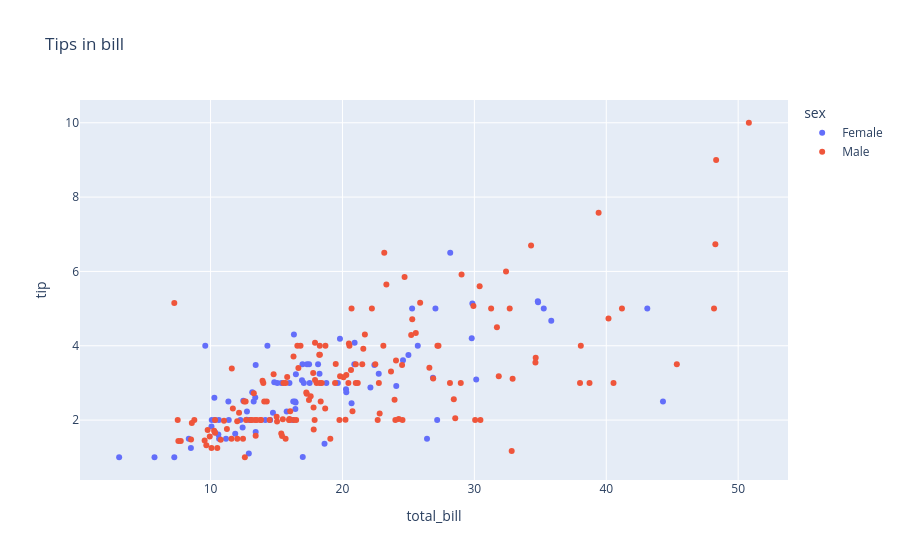

Write notebook code for a chart like this one.
### Markdown cell above
### Диаграммы рассеяния

> Документация с примерами: [Scatter Plots in Python](https://plotly.com/python/line-and-scatter/).

Диаграммы рассеяния часто используют для визуализации связей между непрерывными переменными; в нашем наборе данных можно взглянуть на связь суммы чека и чаевых:

### Code cell
fig = px.scatter(
    df_tips,
    x="total_bill",
    y="tip",
    color="sex",
    title="Tips in bill"
)
fig.show()

### Figure 1 — Plotly figure (JSON) as saved in the notebook; plotly's stock layout.template omitted (floating-point values rounded to 4 significant figures; data arrays with more than 128 entries replaced by an {"elided": "..."} marker saying what was removed)
{"data": [{"hovertemplate": "sex=Female<br>total_bill=%{x}<br>tip=%{y}<extra></extra>", "legendgroup": "Female", "marker": {"color": "#636efa", "symbol": "circle"}, "mode": "markers", "name": "Female", "orientation": "v", "showlegend": true, "type": "scatter", "x": [16.99, 24.59, 35.26, 14.83, 10.33, 16.97, 20.29, 15.77, 19.65, 15.06, 20.69, 16.93, 10.29, 34.81, 26.41, 16.45, 3.07, 17.07, 26.86, 25.28, 14.73, 10.07, 34.83, 5.75, 16.32, 22.75, 11.35, 15.38, 44.3, 22.42, 20.92, 14.31, 7.25, 25.71, 17.31, 10.65, 12.43, 24.08, 13.42, 12.48, 29.8, 14.52, 11.38, 20.27, 11.17, 12.26, 18.26, 8.51, 10.33, 14.15, 13.16, 17.47, 27.05, 16.43, 8.35, 18.64, 11.87, 29.85, 25.0, 13.39, 16.21, 17.51, 10.59, 10.63, 9.6, 20.9, 18.15, 19.81, 43.11, 13.0, 12.74, 13.0, 16.4, 16.47, 12.76, 13.27, 28.17, 12.9, 30.14, 13.42, 15.98, 16.27, 10.09, 22.12, 35.83, 27.18, 18.78], "xaxis": "x", "y": [1.01, 3.61, 5.0, 3.02, 1.67, 3.5, 2.75, 2.23, 3.0, 3.0, 2.45, 3.07, 2.6, 5.2, 1.5, 2.47, 1.0, 3.0, 3.14, 5.0, 2.2, 1.83, 5.17, 1.0, 4.3, 3.25, 2.5, 3.0, 2.5, 3.48, 4.08, 4.0, 1.0, 4.0, 3.5, 1.5, 1.8, 2.92, 1.68, 2.52, 4.2, 2.0, 2.0, 2.83, 1.5, 2.0, 3.25, 1.25, 2.0, 2.0, 2.75, 3.5, 5.0, 2.3, 1.5, 1.36, 1.63, 5.14, 3.75, 2.61, 2.0, 3.0, 1.61, 2.0, 4.0, 3.5, 3.5, 4.19, 5.0, 2.0, 2.01, 2.0, 2.5, 3.23, 2.23, 2.5, 6.5, 1.1, 3.09, 3.48, 3.0, 2.5, 2.0, 2.88, 4.67, 2.0, 3.0], "yaxis": "y"}, {"hovertemplate": "sex=Male<br>total_bill=%{x}<br>tip=%{y}<extra></extra>", "legendgroup": "Male", "marker": {"color": "#EF553B", "symbol": "circle"}, "mode": "markers", "name": "Male", "orientation": "v", "showlegend": true, "type": "scatter", "x": {"elided": "157 float values"}, "xaxis": "x", "y": {"elided": "157 float values"}, "yaxis": "y"}], "layout": {"legend": {"title": {"text": "sex"}, "tracegroupgap": 0}, "title": {"text": "Tips in bill"}, "xaxis": {"anchor": "y", "domain": [0, 1], "title": {"text": "total_bill"}}, "yaxis": {"anchor": "x", "domain": [0, 1], "title": {"text": "tip"}}}}
